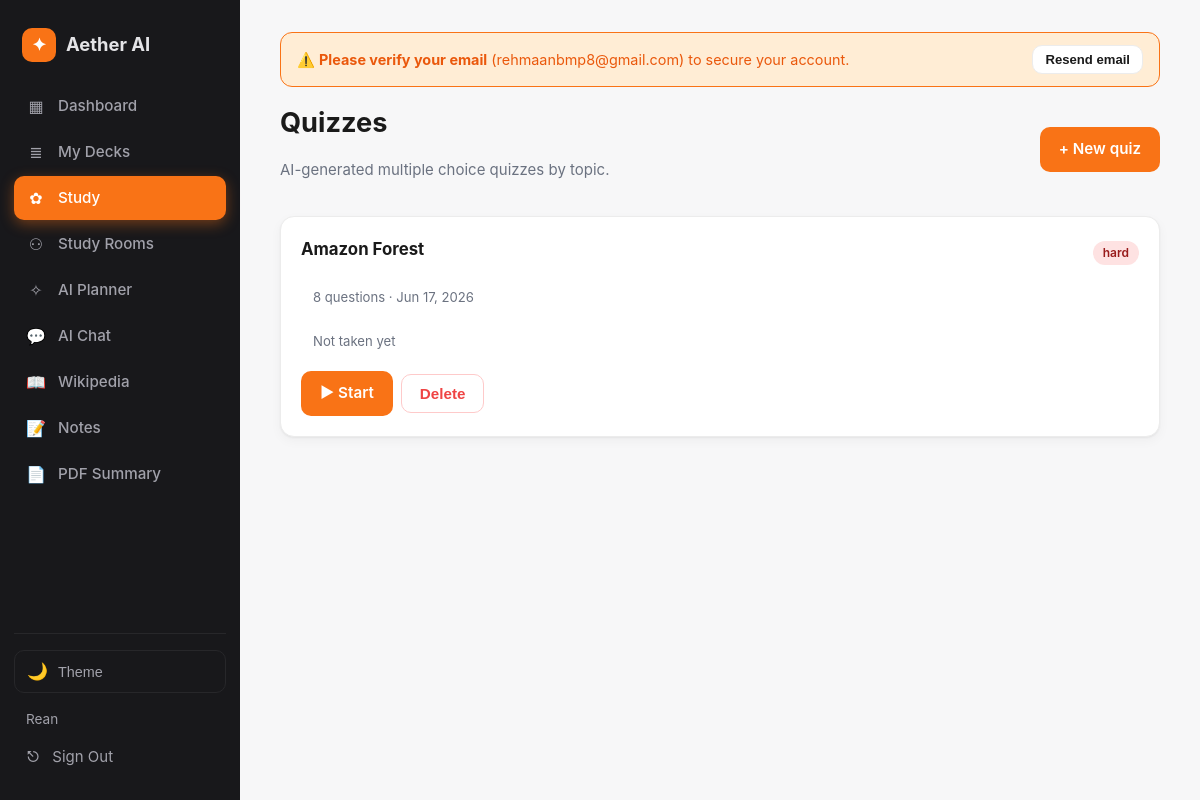
/study/ (signed in), run on an earlier commit of the app's database.
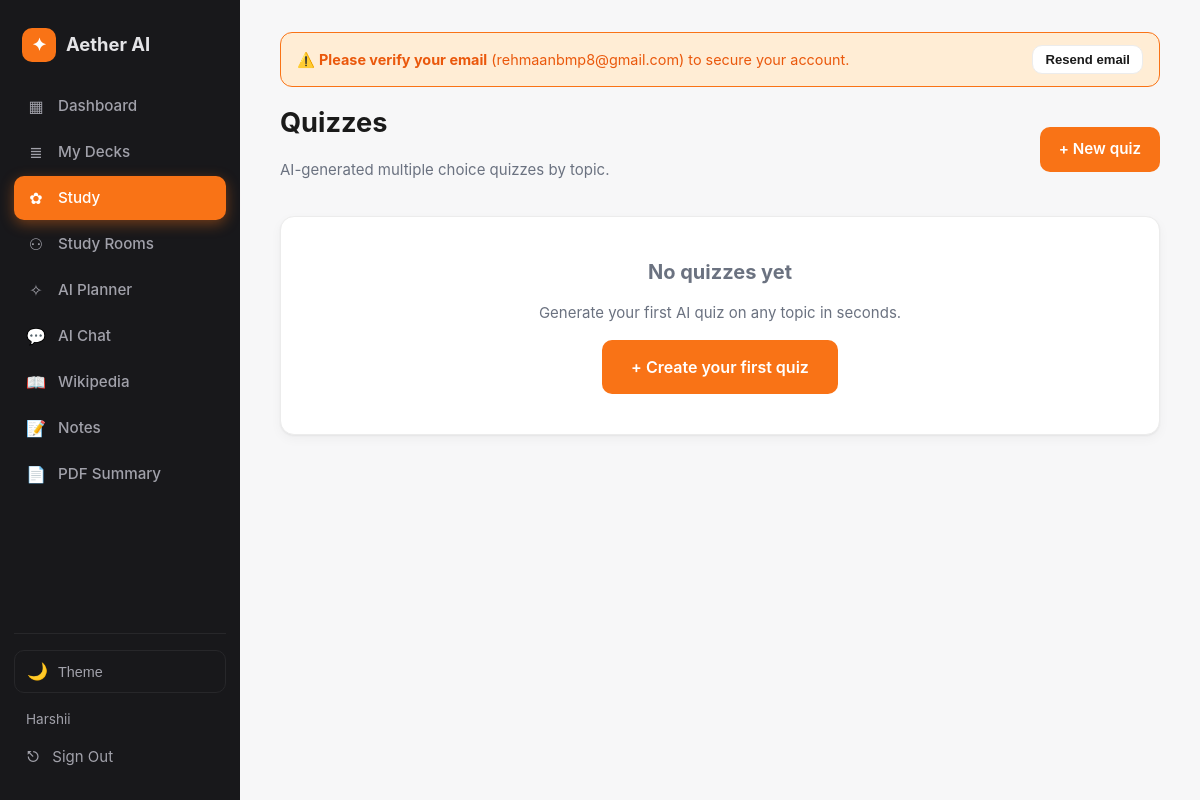
And on a later commit of the database.
### app/models.py (models this page shows, shortened)
class User(UserMixin, db.Model):
    __tablename__ = "users"
    id = db.Column(db.Integer, primary_key=True)
    email = db.Column(db.String(120), unique=True, nullable=False)
    name = db.Column(db.String(80), nullable=False, default="Learner")
    password_hash = db.Column(db.String(256), nullable=False)
    email_verified = db.Column(db.Boolean, default=False)
    created_at = db.Column(db.DateTime, default=datetime.utcnow)
    notes = db.relationship("Note", backref="user", cascade="all,delete", lazy=True)
    decks = db.relationship("Deck", backref="user", cascade="all,delete", lazy=True)
    quizzes = db.relationship("Quiz", backref="user", cascade="all,delete", lazy=True)
    sessions = db.relationship("ChatSession", backref="user", cascade="all,delete", lazy=True)
    plans = db.relationship("StudyPlan", backref="user", cascade="all,delete", lazy=True)
    rooms = db.relationship("StudyRoom", backref="user", cascade="all,delete", lazy=True)
    activities = db.relationship("StudyActivity", backref="user", cascade="all,delete", lazy=True)

class Quiz(db.Model):
    __tablename__ = "quizzes"
    id = db.Column(db.Integer, primary_key=True)
    user_id = db.Column(db.Integer, db.ForeignKey("users.id"), nullable=False)
    title = db.Column(db.String(200), nullable=False)
    topic = db.Column(db.String(200), nullable=False)
    difficulty = db.Column(db.String(20), default="medium")
    score = db.Column(db.Integer, nullable=True)
    created_at = db.Column(db.DateTime, default=datetime.utcnow)
    questions = db.relationship("QuizQuestion", backref="quiz",
                                cascade="all,delete", lazy=True)

### app/routes/quizzes.py (the view)
@quizzes_bp.route("/")
@login_required
def index():
    items = (Quiz.query.filter_by(user_id=current_user.id)
             .order_by(Quiz.created_at.desc()).all())
    return render_template("quizzes/list.html", quizzes=items)

### app/templates/quizzes/list.html
{% extends "base.html" %}
{% block content %}
<div class="page-head row-between">
  <div>
    <h1>Quizzes</h1>
    <p class="muted">AI-generated multiple choice quizzes by topic.</p>
  </div>
  <a class="btn" href="{{ url_for('quizzes.new') }}">+ New quiz</a>
</div>
{% if quizzes %}
<div class="grid-3">
  {% for q in quizzes %}
    <div class="card deck-card">
      <div class="row-between">
        <h3>{{ q.topic }}</h3>
        <span class="pill diff-{{ q.difficulty or 'medium' }}">{{ q.difficulty or 'medium' }}</span>
      </div>
      <p class="muted small">
        {{ q.questions|length }} questions · {{ q.created_at.strftime('%b %d, %Y') }}
      </p>
      {% if q.score is not none %}
  {% set total_qs = q.questions|length %}
  {% set pct = (q.score / total_qs * 100) if total_qs else 0 %}
  <div class="score-bar">
    <div class="score-fill" style="width: {{ pct|round|int }}%"></div>
  </div>
  <p class="muted small">
    Last score: <strong>{{ q.score }}/{{ total_qs }}</strong> ({{ pct|round|int }}%)
  </p>
{% else %}
  <p class="muted small">Not taken yet</p>
{% endif %}
      <div class="row-gap">
        <a class="btn" href="{{ url_for('quizzes.take', quiz_id=q.id) }}">
          {% if q.score is not none %}▶ Retake{% else %}▶ Start{% endif %}
        </a>
        <form method="POST" action="{{ url_for('quizzes.delete', quiz_id=q.id) }}"
              onsubmit="return confirm('Delete this quiz?')">
          <button class="btn-outline danger">Delete</button>
        </form>
      </div>
    </div>
  {% endfor %}
</div>
{% else %}
  <div class="card empty">
    <h2 class="muted">No quizzes yet</h2>
    <p class="muted">Generate your first AI quiz on any topic in seconds.</p>
    <a class="btn btn-lg" href="{{ url_for('quizzes.new') }}">+ Create your first quiz</a>
  </div>
{% endif %}
{% endblock %}

### app/templates/base.html (shortened to what this page needs)
<!DOCTYPE html>
<html lang="en">
<head>
  <link rel="stylesheet" href="{{ url_for('static', filename='css/styles.css') }}">
</head>
<body class="{% if current_user.is_authenticated %}has-sidebar{% endif %}">
{% if current_user.is_authenticated %}
  <aside class="sidebar" id="sidebar">
    <a class="brand" href="{{ url_for('dashboard.index') }}">
      <span class="brand-logo">✦</span>
      <span class="brand-name">{{ BRAND }}</span>
    </a>
    <nav class="side-nav">
      <a href="{{ url_for('dashboard.index') }}"
         class="{% if request.endpoint == 'dashboard.index' %}active{% endif %}">
        <span class="ico">▦</span> Dashboard
      </a>
      <a href="{{ url_for('flashcards.index') }}"
         class="{% if request.blueprint == 'flashcards' %}active{% endif %}">
        <span class="ico">≣</span> My Decks
      </a>
      <a href="{{ url_for('quizzes.index') }}"
         class="{% if request.blueprint == 'quizzes' %}active{% endif %}">
        <span class="ico">✿</span> Study
      </a>
      <a href="{{ url_for('rooms.index') }}"
         class="{% if request.blueprint == 'rooms' %}active{% endif %}">
        <span class="ico">⚇</span> Study Rooms
      </a>
      <a href="{{ url_for('planner.index') }}"
         class="{% if request.blueprint == 'planner' %}active{% endif %}">
        <span class="ico">✧</span> AI Planner
      </a>
      <a href="{{ url_for('chat.index') }}"
         class="{% if request.blueprint == 'chat' %}active{% endif %}">
        <span class="ico">💬</span> AI Chat
      </a>
      <a href="{{ url_for('wikipedia.index') }}"
         class="{% if request.blueprint == 'wikipedia' %}active{% endif %}">
        <span class="ico">📖</span> Wikipedia
      </a>
      <a href="{{ url_for('notes.index') }}"
         class="{% if request.blueprint == 'notes' %}active{% endif %}">
        <span class="ico">📝</span> Notes
      </a>
      <a href="{{ url_for('pdf.index') }}"
         class="{% if request.blueprint == 'pdf' %}active{% endif %}">
        <span class="ico">📄</span> PDF Summary
      </a>
    </nav>
        <div class="side-bottom">
      <button class="theme-toggle" id="theme-toggle" aria-label="Toggle dark mode">
        <span class="theme-icon-dark">🌙</span>
        <span class="theme-label">Theme</span>
      </button>
      <div class="user-line">{{ current_user.name }}</div>
      <a class="side-logout" href="{{ url_for('auth.logout') }}">
        <span class="ico">⎋</span> Sign Out
      </a>
    </div>
  </aside>
{% endif %}
<main class="{% if current_user.is_authenticated %}content{% else %}container{% endif %}">
  {% if current_user.is_authenticated and not current_user.email_verified %}
    <div class="verify-banner">
      <span>
        ⚠️ <strong>Please verify your email</strong> ({{ current_user.email }}) to secure your account.
      </span>
      <form method="POST" action="{{ url_for('auth.resend_verification') }}" style="display:inline;">
        <button class="btn-outline small">Resend email</button>
      </form>
    </div>
  {% endif %}
  {% block content %}{% endblock %}
</main>
</body>
</html>

### app/static/css/styles.css (style rules this page uses)
:root, [data-theme="light"] { --bg: #f7f7f8; --surface: #ffffff; --surface-2: #fafafa; --text: #1a1a1a; --muted: #6b7280; --border: #ececec; --input-bg: #ffffff; --accent: #f97316; --accent-soft: #ffedd5; --accent-dark: #ea580c; --good: #10b981; --good-soft: #d1fae5; --good-text: #065f46; --bad: #ef4444; --bad-soft: #fee2e2; --bad-text: #991b1b; --sidebar: #18181b; --sidebar-soft: #27272a; --sidebar-text: #e4e4e7; --sidebar-muted: #a1a1aa; --shadow: 0 1px 2px rgba(0,0,0,0.05), 0 4px 12px rgba(0,0,0,0.04); --code-bg: #1f2937; --code-text: #f3f4f6; --radius: 14px; }
html { transition: background-color 0.3s, color 0.3s; }
body, .card, .input, .textarea, .sidebar, .stat-card, .opt { transition: background-color 0.2s, color 0.2s, border-color 0.2s; }
* { box-sizing: border-box; }
html, body { margin: 0; padding: 0; }
body { font-family: -apple-system, "Segoe UI", Roboto, "Helvetica Neue", sans-serif; background: var(--bg); color: var(--text); min-height: 100vh; font-size: 15px; line-height: 1.5; }
a { color: var(--accent-dark); text-decoration: none; }
h1 { font-size: 1.7rem; margin: 0 0 6px; }
h2 { font-size: 1.25rem; margin: 0 0 12px; }
.muted { color: var(--muted); }
.small { font-size: 0.85rem; }
body.has-sidebar { display: flex; min-height: 100vh; }
.sidebar { width: 240px; background: var(--sidebar); color: var(--sidebar-text); display: flex; flex-direction: column; padding: 22px 14px; position: sticky; top: 0; height: 100vh; }
.brand { display: flex; align-items: center; gap: 10px; padding: 6px 8px 22px; font-weight: 700; font-size: 1.15rem; color: var(--sidebar-text); text-decoration: none; }
.brand-logo { display: inline-flex; align-items: center; justify-content: center; width: 34px; height: 34px; border-radius: 10px; background: var(--accent); color: white; font-size: 1.1rem; font-weight: 700; }
.side-nav { display: flex; flex-direction: column; gap: 2px; }
.side-nav a { display: flex; align-items: center; gap: 12px; padding: 10px 12px; border-radius: 10px; color: var(--sidebar-muted); text-decoration: none; font-weight: 500; font-size: 0.95rem; }
.side-nav a.active { background: var(--accent); color: white; box-shadow: 0 4px 14px rgba(249,115,22,0.4); }
.side-nav .ico { display: inline-flex; align-items: center; justify-content: center; width: 20px; font-size: 1rem; }
.side-bottom { margin-top: auto; padding-top: 16px; border-top: 1px solid var(--sidebar-soft); }
.user-line { color: var(--sidebar-muted); padding: 6px 12px; font-size: 0.85rem; }
.side-logout { display: flex; align-items: center; gap: 12px; padding: 10px 12px; border-radius: 10px; color: var(--sidebar-muted); text-decoration: none; }
.content { flex: 1; padding: 32px 40px; max-width: calc(100vw - 240px); overflow-x: hidden; }
.btn, .btn-lg, .btn-outline { display: inline-flex; align-items: center; justify-content: center; gap: 8px; padding: 10px 18px; border-radius: 10px; font-weight: 600; font-size: 0.95rem; cursor: pointer; border: 1px solid transparent; background: var(--accent); color: white; text-decoration: none; transition: all 0.15s; }
.btn-lg { padding: 14px 28px; font-size: 1rem; }
.btn-outline { background: var(--surface); color: var(--text); border-color: var(--border); }
.small { font-size: 0.82rem; padding: 6px 12px; }
.card { background: var(--surface); border: 1px solid var(--border); border-radius: var(--radius); padding: 20px; box-shadow: var(--shadow); }
.card.empty { text-align: center; padding: 40px 20px; }
.page-head { margin-bottom: 20px; }
.row-between { display: flex; justify-content: space-between; align-items: center; gap: 16px; flex-wrap: wrap; }
.verify-banner { display: flex; align-items: center; justify-content: space-between; gap: 12px; flex-wrap: wrap; background: var(--accent-soft); border: 1px solid var(--accent); color: var(--accent-dark); padding: 12px 16px; border-radius: 12px; margin-bottom: 16px; font-size: 0.9rem; }
.theme-toggle { display: flex; align-items: center; gap: 10px; width: 100%; padding: 10px 12px; border: 1px solid var(--sidebar-soft); border-radius: 10px; background: transparent; color: var(--sidebar-muted); cursor: pointer; font-size: 0.9rem; margin-bottom: 10px; transition: all 0.15s; }
.theme-icon-light, .theme-icon-dark { font-size: 1.05rem; }
[data-theme="light"] .theme-icon-dark { display: inline; }
.theme-label { flex: 1; text-align: left; }
.card, .msg, .flash, .day-card { animation: fadeIn 0.3s ease-out; }

What changed in the data, as far as the page shows it:
removed Quiz: topic "Amazon Forest", difficulty "hard", questions|length "8", created_at "Jun 17, 2026", shows "Not taken yet", shows "▶ Start"
changed User "rehmaanbmp8@gmail.com": name "Rean" → "Harshii"
Also different on the page:
text now shown: "No quizzes yet Generate your first AI quiz on any topic in seconds. + Create your first quiz"
